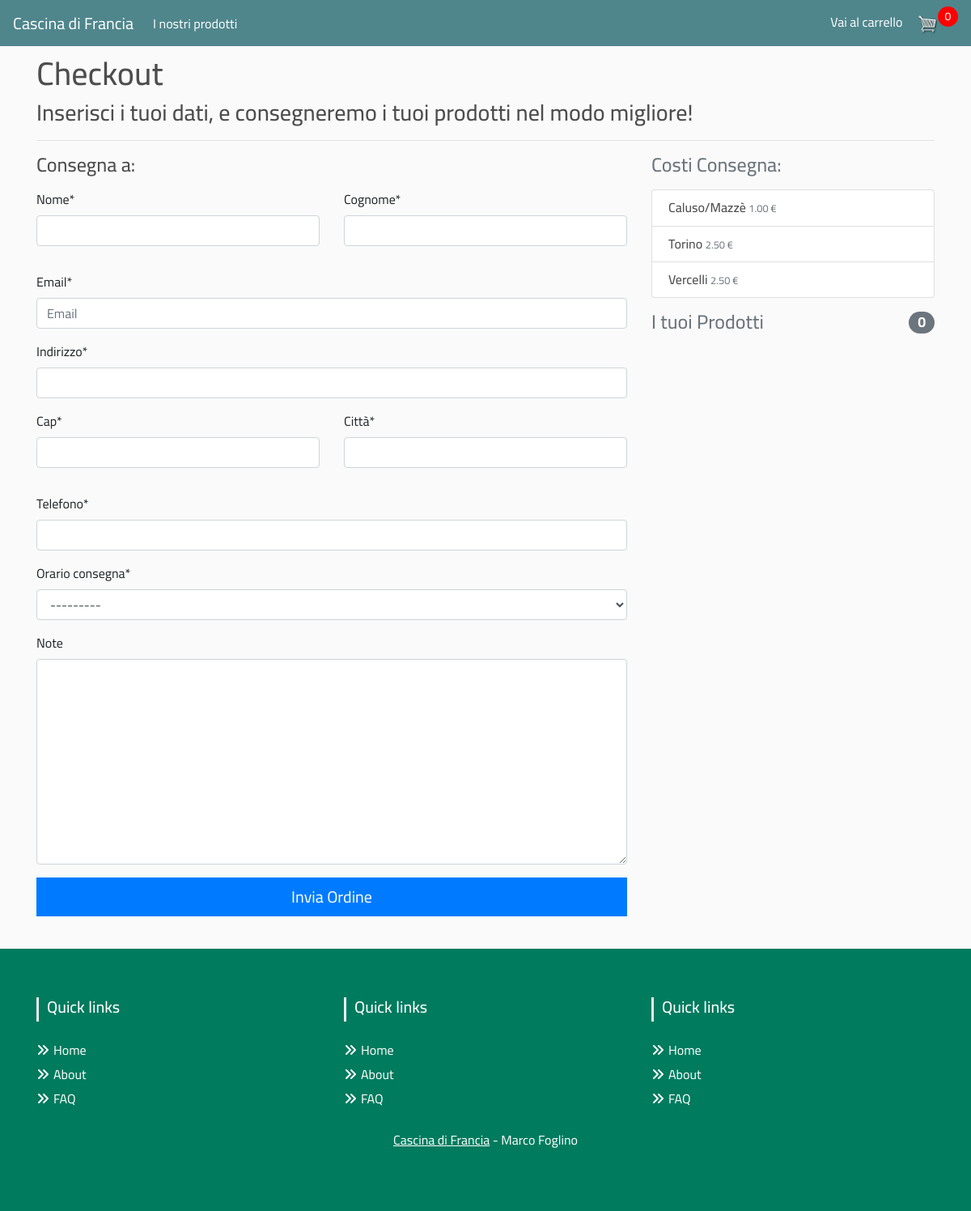
The app's page /orders/create/ with its own data.
### store/models.py (models this page shows, shortened)
class CostoConsegna (models.Model):
   Località=models.CharField(max_length=30)
   Importo=models.DecimalField(max_digits=7, decimal_places=2)
   class Meta:
	   ordering=('Località',)
	   verbose_name="Località"
	   verbose_name_plural="Località"

### orders/views.py (the view)
# urls.py: path('create/', views.order_create, name='order_create'),
def order_create(request):
    cart = Cart(request)
    costo_consegna=CostoConsegna.objects.all()
    orario_consegna=OrarioConsegna.objects.all()
    if request.method == 'POST':
        form = OrderCreateForm(request.POST)
        if form.is_valid():
            order = form.save()
            print(cart)
            for item in cart:
                Ordini_dettaglio.objects.create(id_ordine=order,nome_prodotto=item['product'],prezzo_quantità=item['price'],q_quantità=item['quantity'])
            cart.clear()
            return render(request,'orders/order/created.html',{'order': order})
    else:
        form = OrderCreateForm()
        return render(request,'orders/order/create.html',{'cart': cart, 'form': form, 'costo_consegna':costo_consegna, 'orario_consegna':orario_consegna})

### orders/forms.py
class OrderCreateForm(forms.ModelForm):
    class Meta:
        model = Ordini
        fields = ['nome', 'cognome', 'email', 'indirizzo','cap', 'città','telefono','orario_consegna','note']
    nome=forms.CharField()
    cognome=forms.CharField()
    email=forms.CharField(widget=forms.TextInput(attrs={'placeholder': 'Email'}))
    indirizzo=forms.CharField()
    cap=forms.CharField()
    città=forms.CharField()
    telefono=forms.CharField()
    orario_consegna=forms.ModelChoiceField(queryset=OrarioConsegna.objects.all())
    note=forms.CharField(widget=forms.Textarea, required=False)

### cart/cart.py (called while the page is built)
    def __len__(self):
        b=0
        for item in self.cart.values():
            b=b+1
        return b

### cart/context_processors.py (called while the page is built)
def cart(request):
    return {'cart': Cart(request)}

### store/models.py (called while the page is built)
	def __str__ (self):
		 return self.Orario

### orders/templates/orders/order/create.html (shortened to what this page needs)
{% extends "store/base.html" %}
{% load crispy_forms_tags %}
{% block content %}
  <h1>Checkout</h1>
  <h3>Inserisci i tuoi dati, e consegneremo i tuoi prodotti nel modo migliore!</h3>
<hr>
  <div class="row">
    <div class="col-md-4 order-md-2 mb-4">
      <h4 class="d-flex justify-content-between align-items-center mb-3">
        <span class="text-muted">Costi Consegna:</span>
      </h4>
      <ul class="list-group mb-3 ">
        {% for località in costo_consegna %}
        <li class="list-group-item d-flex justify-content-between lh-condensed">
          <div>
            <h6 class="my-0">{{ località.Località }}
              <small class="text-muted">{{località.Importo|floatformat:2}} €</small>
            </h6>
          </div>
        </li>
        {% endfor %}
      </ul>
      <h4 class="d-flex justify-content-between align-items-center mb-3">
        <span class="text-muted">I tuoi Prodotti</span>
        <span class="badge badge-secondary badge-pill">{{cart|length}}</span>
      </h4>
    </div>
    <div class="col-md-8 order-md-1">
      <h4 class="mb-3">Consegna a:</h4>
      <form method="post" class="uniForm">
        <div class="row">
          <div class="col-md-6 mb-3">
            {{form.nome|as_crispy_field}}
          </div>
          <div class="col-md-6 mb-3">
            {{form.cognome|as_crispy_field}}
          </div>
        </div>
        <div class="mb-3">
          {{form.email|as_crispy_field}}
        </div>
        <div class="mb-3">
          {{form.indirizzo|as_crispy_field}}
        </div>
        <div class="row">
          <div class="col-md-6 mb-3">
            {{form.cap|as_crispy_field}}
          </div>
          <div class="col-md-6 mb-3">
            {{form.città|as_crispy_field}}
          </div>
        </div>
        <div class="mb-3">
          {{form.telefono|as_crispy_field}}
        </div>
        <div class="mb-3">
          {{form.orario_consegna|as_crispy_field}}
        </div>
        <div class="mb-3">
          {{form.note|as_crispy_field}}
        </div>
        <button class="btn btn-primary btn-lg btn-block" type="submit">Invia Ordine</button>
      </form>
    </div>
  </div>
{% endblock %}

### static/css/main.css (style rules this page uses)
body { background-color: hsl(0, 0%, 98%); font-family: Cairo; }
h1,h2,h3,h4,h5,h6 { color:hsl(0, 0%, 30%); }
.btn { border-radius: 0; }

### records on screen
CostoConsegna: Località "Caluso/Mazzè", Importo "1.00"
CostoConsegna: Località "Torino", Importo "2.50"
CostoConsegna: Località "Vercelli", Importo "2.50"

### other values on screen
{{ cart|length }} "0"
